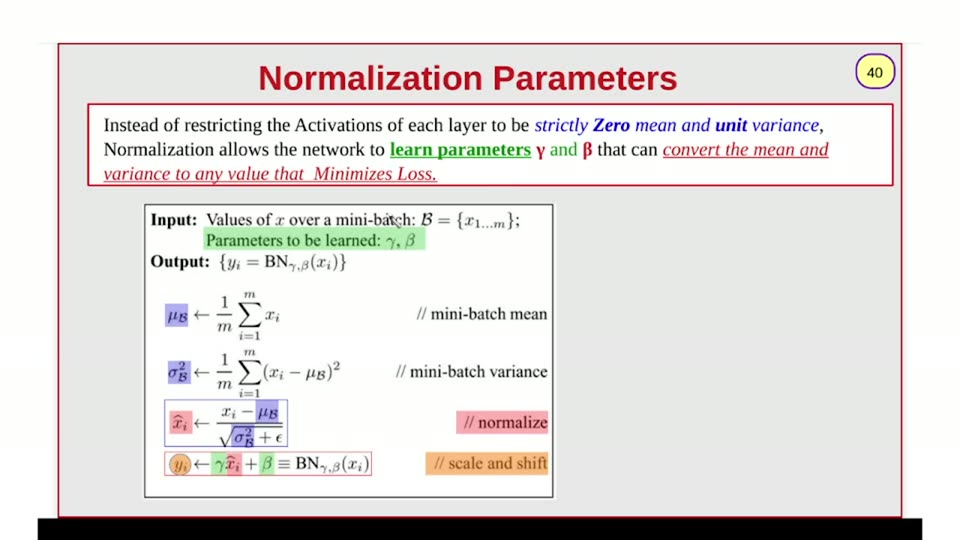
#> input picture videos/deep-learning/002_transformers_part2/unique_slides/slide_040.jpg, 960 x 540 px, found by its file name
$ python m9_colors2.py
#> lines starting #> are read from the running program, lines starting #| are printed output that depends on the picture; after the words box and inside, x2 and y2 are one past the last pixel; in counts of white or black regions, pixels touching at a corner belong together
#!/usr/bin/env python3
"""Stage 7c: clean fill colors (non-text pixels), saturated text cores, remaining geometry."""
import numpy as np
from PIL import Image

im = np.asarray(Image.open('/home/ahmed/Projects/ai_llm_slides/videos/deep-learning/002_transformers_part2/unique_slides/slide_040.jpg')).astype(int)
r, g, b = im[:,:,0], im[:,:,1], im[:,:,2]
lum = (r+g+b)/3.0
dark = lum < 140
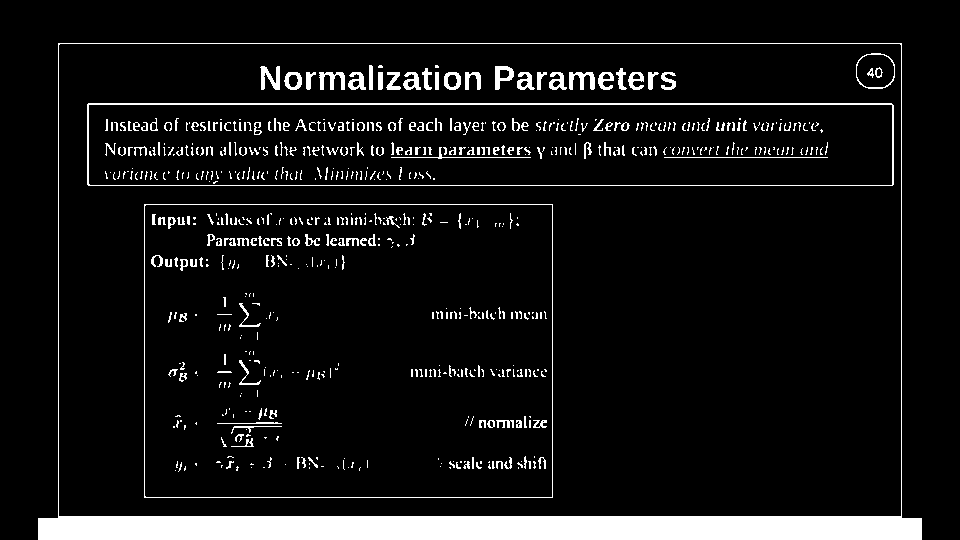
#> dark: shape (540, 960) bool; 7.9% white; 690 white regions (497 under 20 px), largest, box (x1, y1, x2, y2) and area: (38, 43, 922, 540) 22926, (87, 103, 894, 186) 2736, (144, 204, 553, 498) 1404

def S(fx, fy): return ((fx-18.63)/0.96123, fy/0.95556)
def SR(fx0, fx1, fy0, fy1):
    x0, y0 = S(fx0, fy0); x1, y1 = S(fx1, fy1)
    return f"slide x {x0:.1f}..{x1:.1f} (w {x1-x0:.1f})  y {y0:.1f}..{y1:.1f} (h {y1-y0:.1f})"

def fill_color(y0,y1,x0,x1):
    """median of LIGHT pixels (excludes dark text) = fill color."""
    reg = im[y0:y1, x0:x1].reshape(-1,3)
    l = reg.mean(axis=1)
    keep = reg[l>170]
    med = np.median(keep, axis=0)
    return f"#{int(med[0]):02X}{int(med[1]):02X}{int(med[2]):02X} (n={len(keep)})"

def sat_core(y0,y1,x0,x1, hue):
    """median of the top-15% most-hue-saturated pixels."""
    reg = im[y0:y1, x0:x1].reshape(-1,3)
    rr,gg,bb = reg[:,0],reg[:,1],reg[:,2]
    if hue=='blue': s = bb - (rr+gg)/2
    elif hue=='green': s = gg - (rr+bb)/2
    elif hue=='red': s = rr - (gg+bb)/2
    idx = np.argsort(s)[-max(int(len(s)*0.15),5):]
    med = np.median(reg[idx], axis=0)
    return f"#{int(med[0]):02X}{int(med[1]):02X}{int(med[2]):02X} (n={len(idx)})"

print('== FILL COLORS (light pixels only) ==')
print('green params fill:', fill_color(230,247,210,420))
#> in fill_color, `l = reg.mean(axis=1)`: l = 3570 values, max 214.7 at index 2395, min 39 at index 1952, mean 170.9
#> in fill_color, `keep = reg[l>170]`: keep = 2408 rows, first 8: [181, 241, 179], [179, 239, 177], [188, 248, 186], [175, 235, 173], [176, 236, 174], [177, 237, 175], [176, 236, 174], [176, 236, 174]
#> in fill_color, `med = np.median(keep, axis=0)`: med = [179, 238, 176]
print('lavender mu_B eq1:', fill_color(306,324,166,186))
#> in fill_color (call 2), `reg = im[y0:y1, x0:x1].reshape(-1,3)`: reg = 360 rows, first 8: [176, 174, 223], [179, 175, 234], [178, 173, 237], [178, 173, 239], [177, 175, 240], [176, 174, 239], [176, 173, 242], [176, 173, 240]
#> in fill_color (call 2), `keep = reg[l>170]`: keep = 245 rows, first 8: [176, 174, 223], [179, 175, 234], [178, 173, 237], [178, 173, 239], [177, 175, 240], [176, 174, 239], [176, 173, 242], [176, 173, 240]
print('lavender sig_B eq2:', fill_color(363,381,170,189))
#> in fill_color (call 3), `reg = im[y0:y1, x0:x1].reshape(-1,3)`: reg = 342 rows, first 8: [178, 175, 230], [176, 175, 235], [178, 176, 241], [178, 176, 241], [176, 174, 239], [174, 172, 235], [183, 179, 240], [182, 178, 237]
#> in fill_color (call 3), `keep = reg[l>170]`: keep = 202 rows, first 8: [178, 175, 230], [176, 175, 235], [178, 176, 241], [178, 176, 241], [176, 174, 239], [174, 172, 235], [183, 179, 240], [182, 178, 237]
print('lavender mu_B eq3 num:', fill_color(402,420,257,278))
#> in fill_color (call 4), `reg = im[y0:y1, x0:x1].reshape(-1,3)`: reg = 378 rows, first 8: [179, 178, 236], [179, 178, 238], [179, 178, 238], [179, 177, 242], [179, 177, 242], [179, 176, 243], [179, 176, 243], [179, 176, 245]
#> in fill_color (call 4), `keep = reg[l>170]`: keep = 250 rows, first 8: [179, 178, 236], [179, 178, 238], [179, 178, 238], [179, 177, 242], [179, 177, 242], [179, 176, 243], [179, 176, 243], [179, 176, 245]
print('lavender sig_B eq3 den:', fill_color(426,444,231,285))
#> in fill_color (call 5), `reg = im[y0:y1, x0:x1].reshape(-1,3)`: reg = 972 rows, first 8: [202, 201, 232], [175, 173, 213], [144, 140, 191], [91, 87, 146], [74, 69, 133], [73, 68, 134], [71, 66, 133], [81, 76, 142]
#> in fill_color (call 5), `keep = reg[l>170]`: keep = 687 rows, first 8: [202, 201, 232], [175, 173, 213], [225, 227, 226], [253, 254, 255], [202, 201, 232], [171, 168, 211], [195, 197, 194], [243, 245, 244]
print('pink xhat eq3:', fill_color(413,431,171,191))
#> in fill_color (call 6), `reg = im[y0:y1, x0:x1].reshape(-1,3)`: reg = 360 rows, first 8: [230, 175, 181], [242, 176, 180], [249, 177, 181], [249, 174, 181], [247, 172, 179], [249, 172, 178], [249, 172, 178], [248, 171, 177]
#> in fill_color (call 6), `keep = reg[l>170]`: keep = 268 rows, first 8: [230, 175, 181], [242, 176, 180], [249, 177, 181], [249, 174, 181], [247, 172, 179], [249, 172, 178], [249, 172, 178], [248, 171, 177]
print('pink //normalize:', fill_color(413,431,458,545))
#> in fill_color (call 7), `reg = im[y0:y1, x0:x1].reshape(-1,3)`: reg = 1566 rows, first 8: [227, 171, 180], [237, 171, 183], [240, 170, 181], [242, 168, 181], [244, 170, 183], [243, 167, 179], [246, 168, 181], [244, 167, 177]
#> in fill_color (call 7), `keep = reg[l>170]`: keep = 1065 rows, first 8: [227, 171, 180], [237, 171, 183], [240, 170, 181], [242, 168, 181], [244, 170, 183], [243, 167, 179], [246, 168, 181], [244, 167, 177]
print('orange //scale:', fill_color(454,472,428,545))
#> in fill_color (call 8), `reg = im[y0:y1, x0:x1].reshape(-1,3)`: reg = 2106 rows, first 8: [241, 191, 138], [244, 187, 132], [245, 185, 131], [248, 188, 134], [243, 186, 131], [243, 186, 131], [243, 186, 131], [243, 186, 131]
#> in fill_color (call 8), `keep = reg[l>170]`: keep = 1381 rows, first 8: [241, 191, 138], [244, 187, 132], [245, 185, 131], [248, 188, 134], [243, 186, 131], [243, 186, 131], [243, 186, 131], [243, 186, 131]
print('orange ellipse y_i:', fill_color(454,472,166,188))
#> in fill_color (call 9), `reg = im[y0:y1, x0:x1].reshape(-1,3)`: reg = 396 rows, first 8: [255, 245, 247], [255, 249, 248], [255, 253, 250], [255, 254, 253], [255, 253, 255], [255, 251, 255], [255, 251, 253], [255, 242, 239]
#> in fill_color (call 9), `keep = reg[l>170]`: keep = 292 rows, first 8: [255, 245, 247], [255, 249, 248], [255, 253, 250], [255, 254, 253], [255, 253, 255], [255, 251, 255], [255, 251, 253], [255, 242, 239]
print('panel white:', fill_color(280,290,400,500))
#> in fill_color (call 10), `reg = im[y0:y1, x0:x1].reshape(-1,3)`: reg = 1000 rows, first 8: [254, 255, 253], [254, 255, 253], [254, 255, 253], [254, 255, 253], [254, 255, 253], [254, 255, 253], [254, 255, 253], [254, 255, 253]
#> in fill_color (call 10), `keep = reg[l>170]`: keep has the same summary as reg

print('== SATURATED TEXT CORES ==')
print('L1 blue:', sat_core(117,135,536,823,'blue'))
#> in sat_core, `rr,gg,bb = reg[:,0],reg[:,1],reg[:,2]`: rr = 5166 values, max 255 at index 0, min 0 at index 2080, mean 204.4; gg = 5166 values, max 255 at index 0, min 0 at index 640, mean 202; bb = 5166 values, max 255 at index 1, min 18 at index 4016, mean 232.9
#> in sat_core, `if hue=='blue': s = bb - (rr+gg)/2`: s = 5166 values, max 147 at index 1786, min -13 at index 5073, mean 29.74
#> in sat_core, `idx = np.argsort(s)[-max(int(len(s)*0.15),5):]`: idx = 774 values, max 4080 at index 51, min 352 at index 259, mean 2647.5
#> in sat_core, `med = np.median(reg[idx], axis=0)`: med = [69, 58, 163]
print('L2 green text:', sat_core(142,160,390,531,'green'))
#> in sat_core (call 2), `reg = im[y0:y1, x0:x1].reshape(-1,3)`: reg = 2538 rows, first 8: [203, 233, 197], [143, 178, 138], [118, 156, 115], [138, 176, 137], [204, 238, 205], [237, 255, 238], [242, 255, 243], [251, 255, 251]
print('L2 red text:', sat_core(142,160,663,828,'red'))
#> in sat_core (call 3), `reg = im[y0:y1, x0:x1].reshape(-1,3)`: reg = 2970 rows, first 8: [255, 254, 255], [255, 254, 255], [255, 255, 255], [255, 255, 253], [255, 255, 250], [255, 255, 251], [255, 255, 251], [255, 255, 253]
print('L3 red text:', sat_core(167,182,105,435,'red'))
print('title red:', sat_core(66,90,261,676,'red'))
print('gamma 537-544:', sat_core(142,160,535,546,'green'))
#> in sat_core (call 6), `reg = im[y0:y1, x0:x1].reshape(-1,3)`: reg = 198 rows, first 8: [254, 255, 251], [254, 255, 251], [254, 255, 250], [254, 255, 250], [254, 255, 251], [254, 255, 251], [254, 255, 251], [254, 255, 253]
print('beta 584-591:', sat_core(142,160,582,593,'green'))
#> in sat_core (call 7), `reg = im[y0:y1, x0:x1].reshape(-1,3)`: reg = 198 rows, first 8: [251, 253, 242], [255, 249, 244], [241, 212, 216], [184, 139, 144], [166, 101, 107], [175, 98, 106], [170, 88, 102], [193, 112, 129]
print('and 551-576:', sat_core(142,160,549,578,'green'))
#> in sat_core (call 8), `reg = im[y0:y1, x0:x1].reshape(-1,3)`: reg = 522 rows, first 8: [255, 255, 251], [255, 255, 251], [255, 255, 251], [255, 255, 255], [255, 255, 255], [255, 255, 255], [255, 255, 255], [255, 255, 255]

def fill_rect(mask, x0,x1,y0,y1, minrowfrac=0.35):
    mm = np.zeros_like(mask); mm[y0:y1, x0:x1] = mask[y0:y1, x0:x1]
    rows = mm.sum(axis=1); width = x1-x0
    solid = [y0+i for i,v in enumerate(rows) if v > minrowfrac*width]
    if not solid: return None
    ra, rb = solid[0], solid[-1]
    colsum = mm[ra:rb+1].sum(axis=0)
    cols = np.where(colsum > (rb-ra+1)*0.4)[0]
    if len(cols)==0: return None
    return (int(cols.min()), int(cols.max()), ra, rb)

greenm  = (g-r>25)&(g-b>25)&(g>120)
#> greenm: shape (540, 960) bool; 1.5% white; 5 white regions, box (x1, y1, x2, y2) and area: (203, 226, 426, 251) 4960, (390, 141, 532, 160) 1706, (259, 453, 276, 474) 318, (211, 453, 226, 474) 297, (550, 142, 578, 156) 250
lavm    = (b-r>25)&(b-g>25)&(b>150)
#> lavm: shape (540, 960) bool; 0.7% white; 38 white regions (17 under 20 px), largest, box (x1, y1, x2, y2) and area: (255, 399, 281, 423) 520, (230, 424, 277, 448) 511, (168, 360, 192, 384) 494
pinkm   = (r-g>45)&(r-b>45)&(r>210)
#> pinkm: shape (540, 960) bool; 1.9% white; 488 white regions (451 under 20 px), largest, box (x1, y1, x2, y2) and area: (427, 453, 548, 474) 2013, (458, 411, 548, 434) 1486, (89, 105, 892, 185) 892
orangm  = (r-b>60)&(g-b>40)&(r>210)&(g>140)
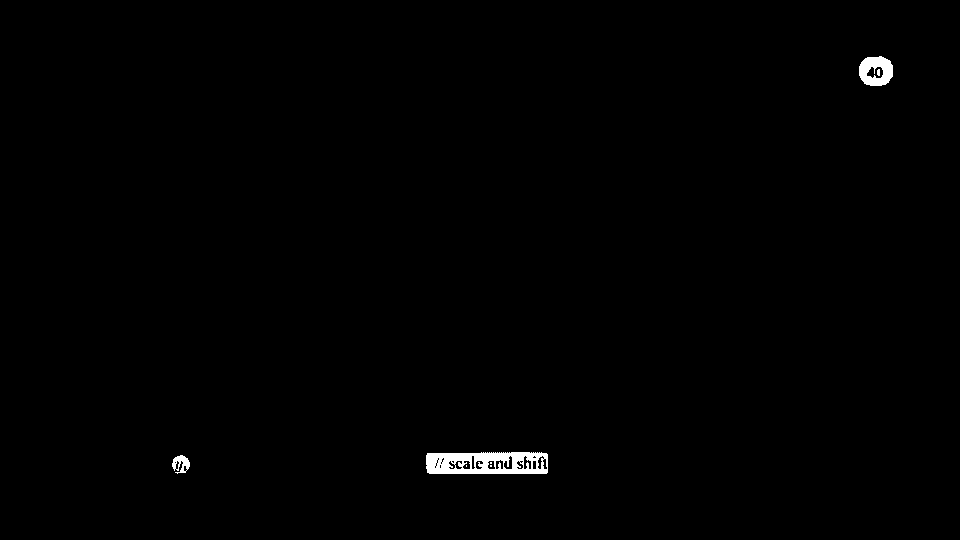
#> orangm: shape (540, 960) bool; 0.59% white; 7 white regions (4 under 20 px), largest, box (x1, y1, x2, y2) and area: (426, 452, 548, 474) 2098, (859, 56, 893, 86) 718, (172, 455, 190, 474) 200
print('== HIGHLIGHT SOLID RECTS ==')
for name, m, box in [
    ('green params line', greenm, (150,540,220,258)),
    ('lav mu_B eq1',      lavm,   (150,220,293,337)),
    ('lav sig_B eq2',     lavm,   (150,220,350,394)),
    ('lav mu_B eq3num',   lavm,   (225,325,390,430)),
    ('lav sig_B eq3den',  lavm,   (205,325,424,455)),
    ('pink xhat eq3',     pinkm,  (150,215,400,442)),
    ('pink //normalize',  pinkm,  (430,560,400,442)),
    ('orange //scale',    orangm, (400,560,443,484)),
]:
    rr = fill_rect(m, *box)
    print(f'{name}: frame {rr}' + ('' if rr is None else '  | '+SR(rr[0],rr[1],rr[2],rr[3])))
#> this loop made 8 passes
#> (name, box, width in fill_rect) on passes 2, 3, 4, 6: ('lav mu_B eq1', (150, 220, 293, 337), 70), ('lav sig_B eq2', (150, 220, 350, 394), 70), ('lav mu_B eq3num', (225, 325, 390, 430), 100), ('pink xhat eq3', (150, 215, 400, 442), 65)
#> (printed output is left out)

print('== EQ ROWS (dark ink) ==')
for (y0,y1,name) in [(283,335,'eq1'),(336,392,'eq2'),(392,449,'eq3'),(449,484,'eq4')]:
    dd = np.zeros_like(dark); dd[y0:y1, 148:552] = dark[y0:y1, 148:552]
    ys2, xs2 = np.where(dd)
    cm = np.zeros_like(dark); cm[y0:y1, 385:552] = dark[y0:y1, 385:552]
    cys, cxs = np.where(cm)
    cinfo = f'comment x {cxs.min()}..{cxs.max()} y {cys.min()}..{cys.max()}' if len(cxs) else 'no comment ink'
    print(f'{name}: ink x {xs2.min()}..{xs2.max()} y {ys2.min()}..{ys2.max()} | {cinfo}')
    print(f'    | {SR(xs2.min(), xs2.max(), ys2.min(), ys2.max())}')
#> this loop made 4 passes
#> (cinfo, x0 in SR, x1 in SR) on passes 1 to 4: ('comment x 432..546 y 307..319', 155.4, 548.6), ('comment x 411..546 y 365..376', 155.4, 548.6), ('comment x 465..546 y 416..427', 160.6, 548.6), ('comment x 438..545 y 456..468', 162.7, 547.6)
#> (printed output is left out)
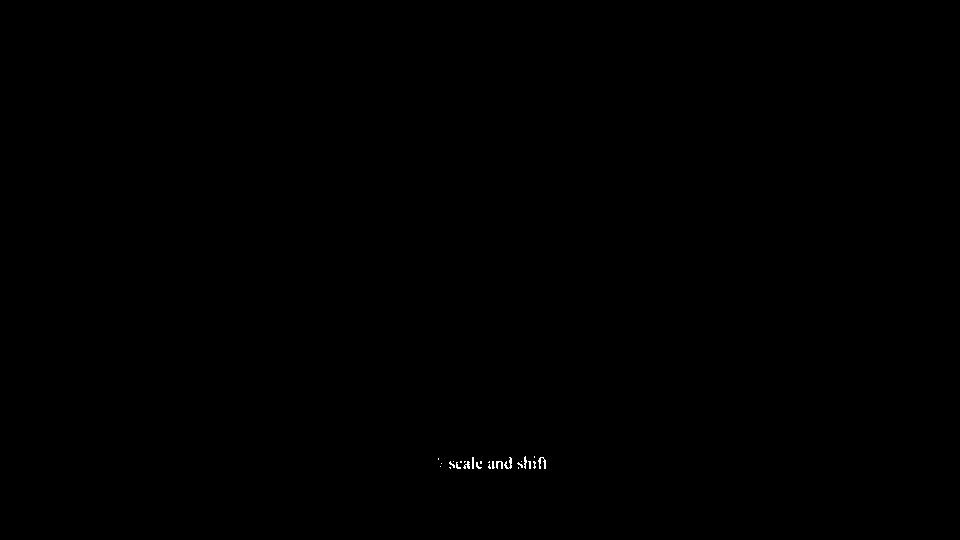
#> cm: shape (540, 960) bool; 0.07% white in thin lines or dots, all inside (x1, y1, x2, y2) = (438, 456, 546, 469)
#> dd: shape (540, 960) bool; 0.12% white in thin lines or dots, all inside (x1, y1, x2, y2) = (175, 456, 546, 472)

print('== EQ3 FRACTION BAR ==')
for y in range(412, 428):
    row = dark[y, 225:345]
    if row.sum() > 40:
        xs3 = np.where(row)[0]
        print(f'  bar y={y} x {225+xs3.min()}..{225+xs3.max()} n={row.sum()}')
#> this loop made 16 passes
#|   bar y=423 x 225..281 n=57
#|   bar y=426 x 234..281 n=48

print('== EQ4 ELLIPSE ==')
yy, xx = np.mgrid[0:540, 0:960]
om = (r-b>40)&(g>120)&(g<215)&(r>200)&(yy>=443)&(yy<=484)&(xx>=150)&(xx<=210)
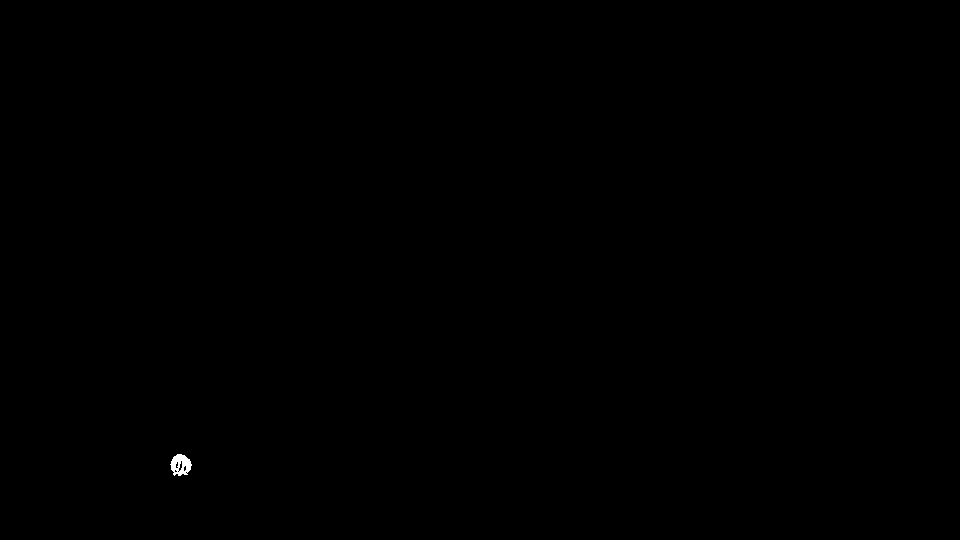
#> om: shape (540, 960) bool; 0.06% white; 1 white region, box (x1, y1, x2, y2) and area: (170, 454, 192, 476) 313
ys4, xs4 = np.where(om)
#> ys4 = 313 values from 454 to 475; xs4 = 313 values, max 191 at index 163, min 170 at index 146, mean 180.4
print(f'ellipse bbox frame x {xs4.min()}..{xs4.max()} y {ys4.min()}..{ys4.max()} n={len(xs4)} | '+SR(xs4.min(),xs4.max(),ys4.min(),ys4.max()))
#| ellipse bbox frame x 170..191 y 454..475 n=313 | slide x 157.5..179.3 (w 21.8)  y 475.1..497.1 (h 22.0)

print('== HEADER ==')
for (y0,y1,name) in [(206,231,'Input'),(231,253,'Params'),(253,277,'Output')]:
    dd = np.zeros_like(dark); dd[y0:y1, 148:552] = dark[y0:y1, 148:552]
    ys2, xs2 = np.where(dd)
    print(f'{name}: ink x {xs2.min()}..{xs2.max()} y {ys2.min()}..{ys2.max()} | '+SR(xs2.min(),xs2.max(),ys2.min(),ys2.max()))
#> this loop made 3 passes
#> (printed output is left out)
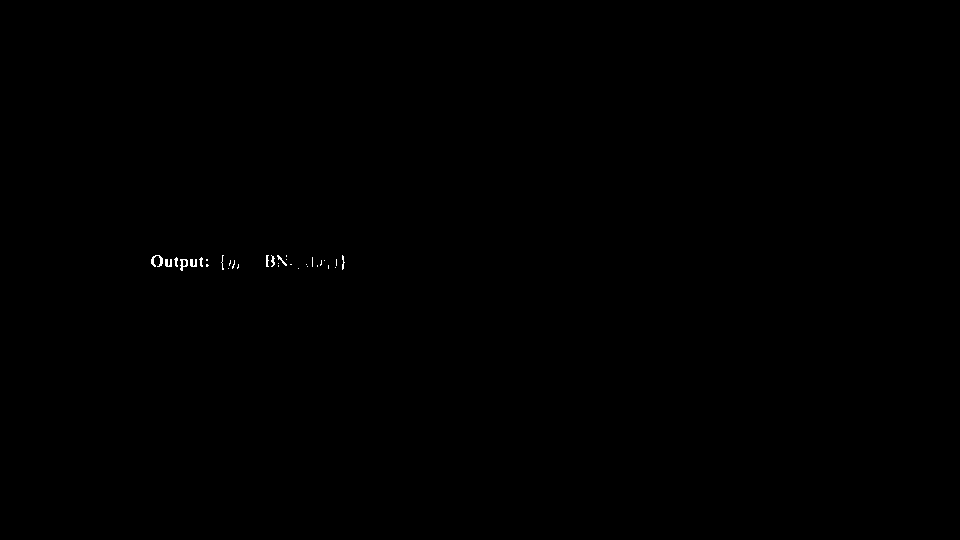
#> dd: shape (540, 960) bool; 0.09% white in thin lines or dots, all inside (x1, y1, x2, y2) = (151, 255, 345, 271)

print('== BOXES ==')
print('intro box frame 88..892 x 104..185 |', SR(88,892,104,185))
print('panel frame 145..552 x 204..497  |', SR(145,552,204,497))
print('letterbox top row 519 -> slide y', round(519/0.95556,1))

print('== GREEN BAND ROWS ==')
mm = np.zeros_like(greenm); mm[218:258, 150:540] = greenm[218:258, 150:540]
prof = [(218+i, int(row.sum())) for i,row in enumerate(mm) if row.sum()>5]
#> prof = [(444, 66), (445, 220), (446, 221), (447, 222), (448, 223), (449, 223), (450, 223), (451, 223), (452, 220), (453, 216), (454, 217), (455, 213), (456, 195), (457, 195), (458, 199), (459, 197), (460, 198), (461, 193), (462, 189), (463, 214), (464, 223), (465, 223), (466, 222), (467, 221)]
print(prof)
#> (printed output is left out)

# blue outline eq3 + red outline eq4 (thin strokes)
print('== OUTLINES ==')
blueo = (b-r>60)&(b-g>60)&(b>120)&(lum<200)
#> blueo: shape (540, 960) bool; 0.39% white; 44 white regions (21 under 20 px), largest, box (x1, y1, x2, y2) and area: (233, 426, 253, 447) 303, (169, 305, 186, 324) 299, (259, 401, 277, 420) 231
mm = np.zeros_like(blueo); mm[388:452, 155:330] = blueo[388:452, 155:330]
#> after `mm[388:452, 155:330] = blueo[388:452, 155:330]`:
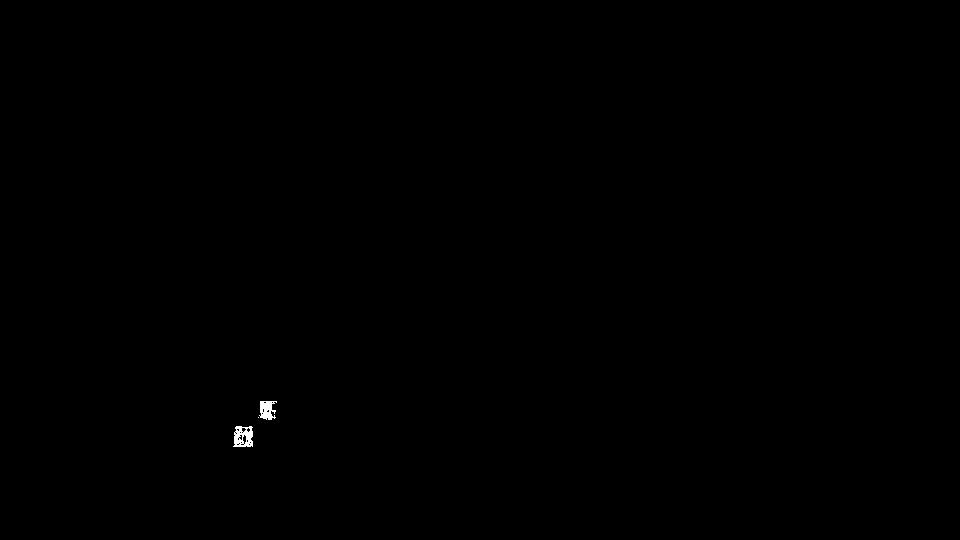
#> mm: shape (540, 960) bool; 0.1% white; 3 white regions (1 under 20 px), largest, box (x1, y1, x2, y2) and area: (233, 426, 253, 447) 303, (259, 401, 277, 420) 231
ys5, xs5 = np.where(mm)
#> ys5 = 535 values from 401 to 446; xs5 = 535 values, max 276 at index 16, min 233 at index 517, mean 253.2
print(f'eq3 blue outline px bbox x {xs5.min()}..{xs5.max()} y {ys5.min()}..{ys5.max()} n={len(xs5)} | '+SR(xs5.min(),xs5.max(),ys5.min(),ys5.max()))
#| eq3 blue outline px bbox x 233..276 y 401..446 n=535 | slide x 223.0..267.8 (w 44.7)  y 419.6..466.7 (h 47.1)
redo = (r-g>60)&(r-b>60)&(r>150)&(lum<210)
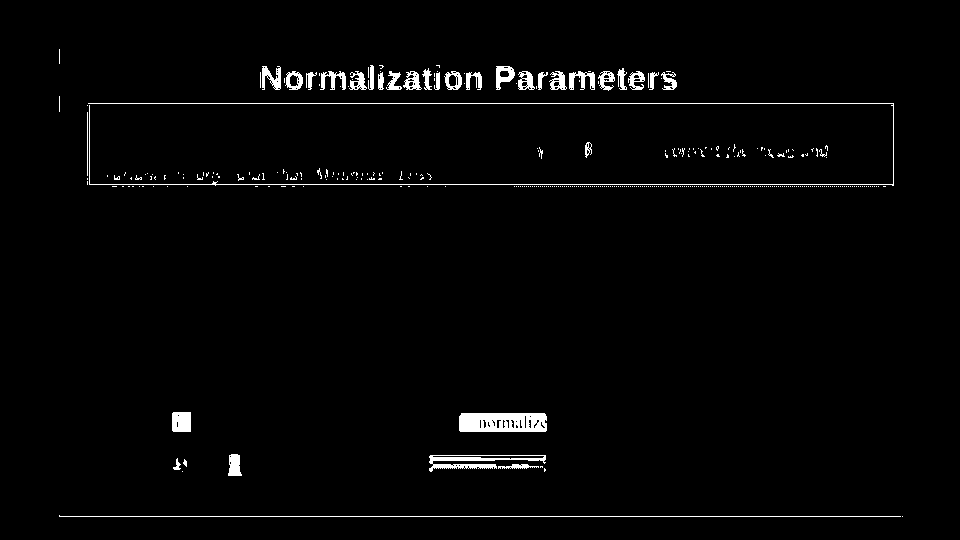
#> redo: shape (540, 960) bool; 2% white; 379 white regions (342 under 20 px), largest, box (x1, y1, x2, y2) and area: (88, 103, 894, 186) 1785, (459, 413, 547, 432) 1505, (59, 515, 901, 517) 843
mm = np.zeros_like(redo); mm[446:484, 155:385] = redo[446:484, 155:385]
ys6, xs6 = np.where(mm)
#> ys6 = 306 values from 454 to 475; xs6 = 306 values, max 241 at index 291, min 173 at index 178, mean 222.3
print(f'eq4 red outline px bbox x {xs6.min()}..{xs6.max()} y {ys6.min()}..{ys6.max()} n={len(xs6)} | '+SR(xs6.min(),xs6.max(),ys6.min(),ys6.max()))
#| eq4 red outline px bbox x 173..241 y 454..475 n=306 | slide x 160.6..231.3 (w 70.7)  y 475.1..497.1 (h 22.0)
